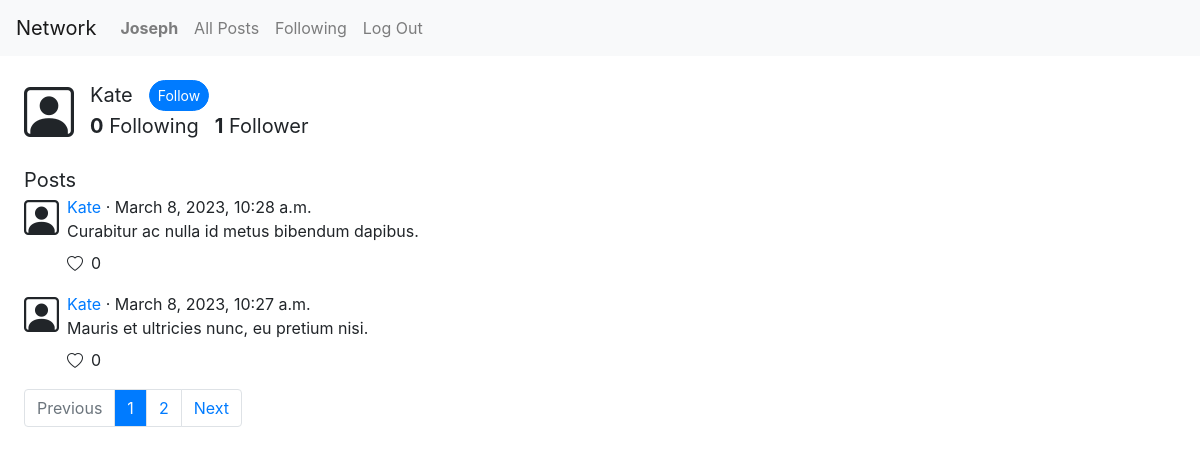
The page /profile/Kate (signed in) on the database its author committed.
### network/models.py (models this page shows, shortened)
class User(AbstractUser):
    def get_followers(self):
        filtered_connections = Connection.objects.filter(target=self)
        followers = []
        for connection in filtered_connections:
            followers.append(connection.origin)
        return followers
    def get_following(self):
        filtered_connections = Connection.objects.filter(origin=self)
        following = []
        for connection in filtered_connections:
            following.append(connection.target)
        return following

class Post(models.Model):
    creator = models.ForeignKey(User, on_delete=models.CASCADE, related_name="posts")
    content = models.TextField(max_length=280)
    timestamp = models.DateTimeField(auto_now_add=True)
    likers = models.ManyToManyField(User, related_name="likes")

### network/views.py (the view)
# urls.py: path("profile/<str:username>", views.profile, name="profile"),
def profile(request, username):
    profile_user = User.objects.get(username=username)
    profile_user_posts = profile_user.posts.order_by("-timestamp")
    paginator = Paginator(profile_user_posts, 2)
    page_number = request.GET.get("page", 1)
    page_obj = paginator.get_page(page_number)
    page_numbers_list = paginator.get_elided_page_range(page_number, on_each_side=1, on_ends=1)
    profile_user_followers = profile_user.get_followers()
    followers_number = len(profile_user_followers)
    profile_user_following = profile_user.get_following()
    following_number = len(profile_user_following)
    loggedIn_user_following = None
    if request.user.is_authenticated:
        loggedIn_user_following = request.user.get_following()
    return render(request, "network/profile.html", {
        "profile_user": profile_user,
        "page_obj": page_obj,
        "page_numbers_list": page_numbers_list,
        "followers_number": followers_number,
        "following_number": following_number,
        "loggedIn_user_following": loggedIn_user_following
    })

### network/templates/network/profile.html (shortened to what this page needs)
{% extends "network/layout.html" %}
{% load static %}
{% block body %}
<div class="profile_page_container ml-4 mt-4 d-flex flex-column">
    <div class="user_details_container d-flex justify-content-start align-items-start">
        <i class="bi bi-person-square d-flex align-items-start mr-3 profile_page_icon"></i>
        <div class="next_to_icon_container d-flex flex-column justify-content-start align-items-start">
            <div class="username_follow_btn_container d-flex">
                <div id="profile-username" data-username={{profile_user.username}} class="profile_page_font_size">{{ profile_user.username }}</div>
                {% if user.is_authenticated and request.user != profile_user %}
                    {% if profile_user in loggedIn_user_following %}
                        <button id="follow-btn" class="btn btn-sm btn-primary rounded-pill ml-3" style="display:none">Follow</button>
                        <button id="unfollow-btn" class="btn btn-sm btn-primary rounded-pill ml-3" style="display:block">Unfollow</button>
                    {% else %}
                        <button id="follow-btn" class="btn btn-sm btn-primary rounded-pill ml-3" style="display:block">Follow</button>
                    {% endif %}
                {% endif %}
            </div>
            <div class="following_followers_container d-flex">
                <div class="mr-3 profile_page_font_size"><strong>{{ following_number }}</strong> Following</div>
                {% if followers_number == 1 %}
                    <div id="followers-count" class="profile_page_font_size"><strong>{{ followers_number }}</strong> Follower</div>
                {% else %}
                    <div id="followers-count" class="profile_page_font_size"><strong>{{ followers_number }}</strong> Followers</div>
                {% endif %}
            </div>
        </div>
    </div>
    <div class="mt-4 profile_page_font_size">Posts</div>
    {% for post in page_obj %}
        <div class="post_container d-flex justify-content-start align-items-start mb-3">
            <i class="bi bi-person-square user_icon mr-2 d-flex justify-content-start"></i>
            <div class="post_details d-flex flex-column justify-content-start align-items-start">
                <div class="username_timestamp_container">
                    <div class="mr-3"><a href="{% url 'network:profile' post.creator.username %}">{{ post.creator }}</a> · {{ post.timestamp }}</div>
                </div>
                <div class="content_container mb-2">{{ post.content }}</div>
                <div class="likes_container d-flex justify-content-start align-items-start">
                    {% if request.user in post.likers %}
                        <i class="bi bi-heart-fill heart_icon"></i>
                    {% else %}
                        <i class="bi bi-heart heart_icon"></i>
                    {% endif %}
                    <div class="likes_count_container ml-2">{{ post.likers.count }}</div>
                </div>
            </div>
        </div>
    {% empty %}
        <div>{{ profile_user.username }} has no posts yet.</div>
    {% endfor %}
    {% include 'network/includes/page_navigation.html' %}
</div>
{% endblock %}

### network/templates/network/layout.html (shortened to what this page needs)
{% load static %}
<!DOCTYPE html>
<html lang="en">
    <head>
        <link rel="stylesheet" href="https://stackpath.bootstrapcdn.com/bootstrap/4.4.1/css/bootstrap.min.css">
        <link rel="stylesheet" href="https://cdn.jsdelivr.net/npm/bootstrap-icons@1.10.3/font/bootstrap-icons.css">
        <link href="{% static 'network/styles.css' %}" rel="stylesheet">
    </head>
    <body>
        <nav class="navbar navbar-expand-lg navbar-light bg-light">
            <a class="navbar-brand" href="#">Network</a>
            <div>
              <ul class="navbar-nav mr-auto">
                {% if user.is_authenticated %}
                    <li class="nav-item">
                        <a class="nav-link" href="{% url 'network:profile' request.user.username %}"><strong>{{ request.user.username }}</strong></a>
                    </li>
                {% endif %}
                <li class="nav-item">
                  <a class="nav-link" href="{% url 'network:index' %}">All Posts</a>
                </li>
                {% if user.is_authenticated %}
                    <li class="nav-item">
                        <a class="nav-link" href="{% url 'network:following_posts' %}">Following</a>
                    </li>
                    <li class="nav-item">
                        <a class="nav-link" href="{% url 'network:logout' %}">Log Out</a>
                    </li>
                {% endif %}
              </ul>
            </div>
        </nav>
        {% block body %}
        {% endblock %}
    </body>
</html>

### network/static/network/styles.css (style rules this page uses)
.user_icon { font-size: 35px; margin-top: 5px; }
.heart_icon { margin-top: 1px; }
.profile_page_icon { margin-top: 7px; font-size: 50px; }
.profile_page_font_size { font-size: 20px; }

### rows shown on the page
User: user.username "Joseph"
User: username "Kate"
Post: creator "Kate", timestamp "March 8, 2023, 10:28 a.m.", content "Curabitur ac nulla id metus bibendum dapibus.", likers.count "0"
Post: creator "Kate", timestamp "March 8, 2023, 10:27 a.m.", content "Mauris et ultricies nunc, eu pretium nisi.", likers.count "0"

### other values the page prints
{{ following_number }} "0"
{{ followers_number }} "1"
{{ page }} "1"
{{ page }} "2"
